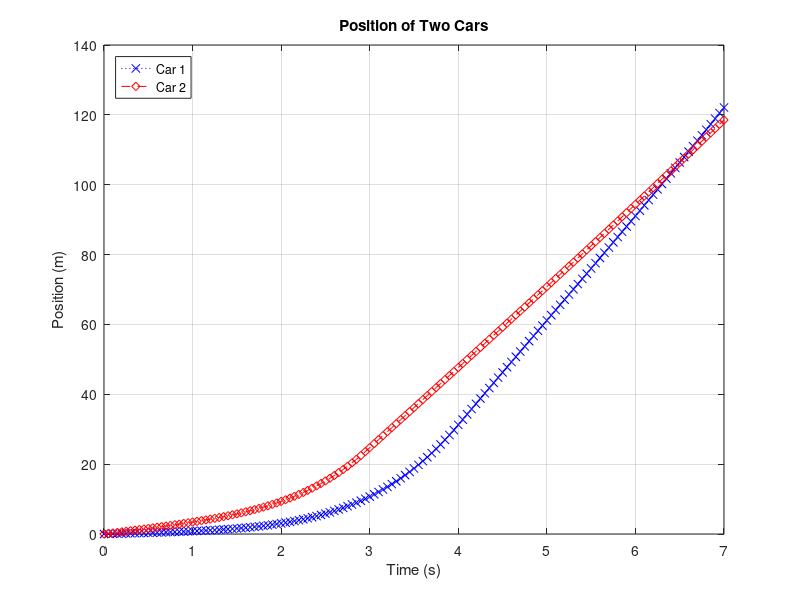
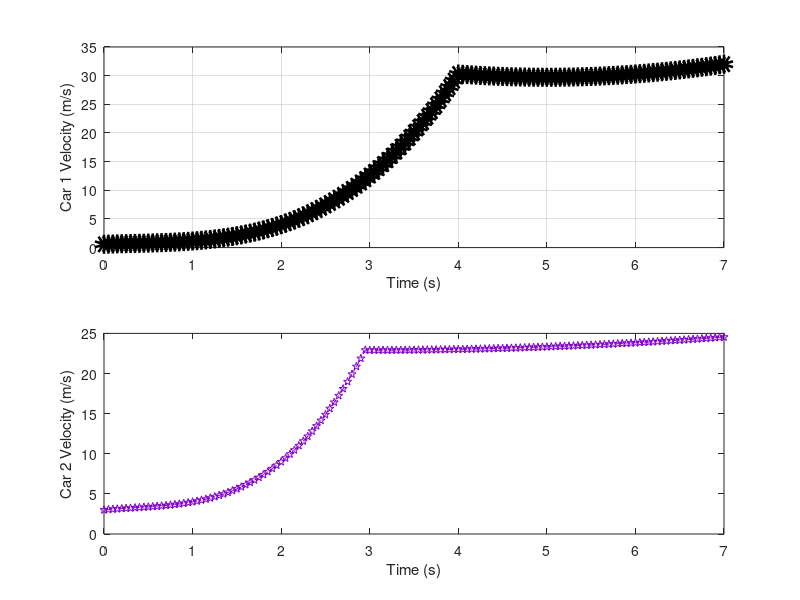

These figures' MATLAB source, in order: (Note: this script raises an error after producing the figures.)
%% ME 2004: Plotting Practice
% DESCRIPTION: This script plots a bunch of stuff in a variety of ways. 
% This script requires an associated .mat file. Make sure the .mat file is in the same Working
% Directory (aka, folder) as this script. 
clear; clc; close all;

%% Load Data and Plot Positions
% Load data
load('two_car_data.mat');                   % .mat file must be in your Working Directory

% Plot positions
figure
plot(t,x1,'bx:')
hold on; grid on
plot(t,x2,'rd--')

legend('Car 1','Car 2','location','northwest')
xlabel('Time (s)')
ylabel('Position (m)')
title('Position of Two Cars')

%% Plot Velocities
my_fig = figure;
subplot(2,1,1)                              % Create 2x1 matrix of plots. Plot on the 1st (upper) plot
plot(t,v1,'ko','LineWidth',8)
grid on
xlabel('Time (s)')
ylabel('Car 1 Velocity (m/s)')


subplot(2,1,2)                              % Create 2x1 matrix of plots. Plot on the 2nd (lower) plot.
plot(t,v2,'p-.','Color',[0.5 0 0.8])
xlabel('Time (s)')
ylabel('Car 2 Velocity (m/s)')


sgtitle('Velocity of Two Cars')             % Adds an overall title to the figure window

% Set figure position
set(my_fig,'position',[1200 100 600 800])   % Play around with the numbers
